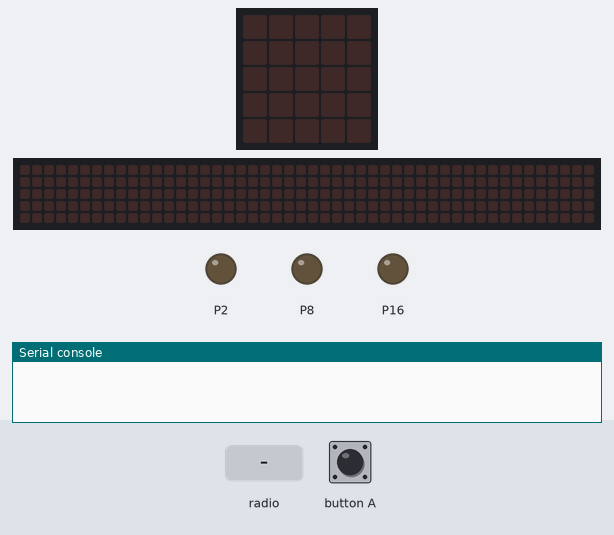
Bench run of a program on a simulated BBC micro:bit (MakeCode). Parts: the board's 5×5 LED display, a strip that is not on the board, showing the scrolling text unrolled, output pins drawn as LEDs (lit = HIGH), the last lines printed to the serial console. Dashed ring = blinking. Inputs (shaded band) come from the test bench. No radio messages arrive unless stated (any console line starting 'radio sent:' is added by the test bench); the 48×5 strip is a reading aid, not a part: it shows the text the display is scrolling, unrolled, one strip-width of it at a time.

Above: at 1.2 s.
1.3 s: button A pressed for 0.15 s
At 6.73 s:
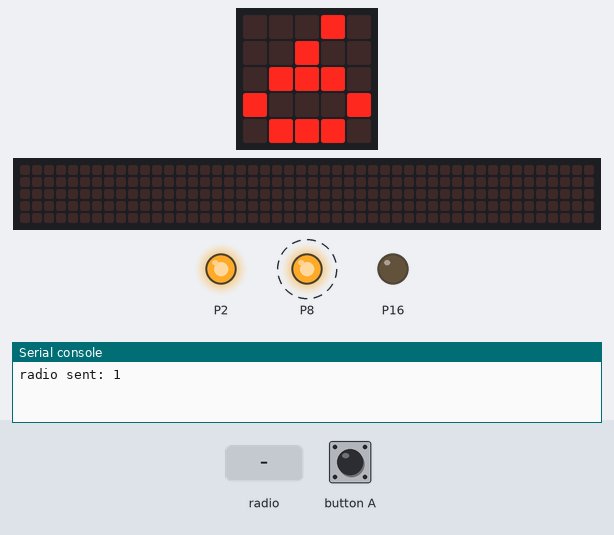
At 12.6 s:
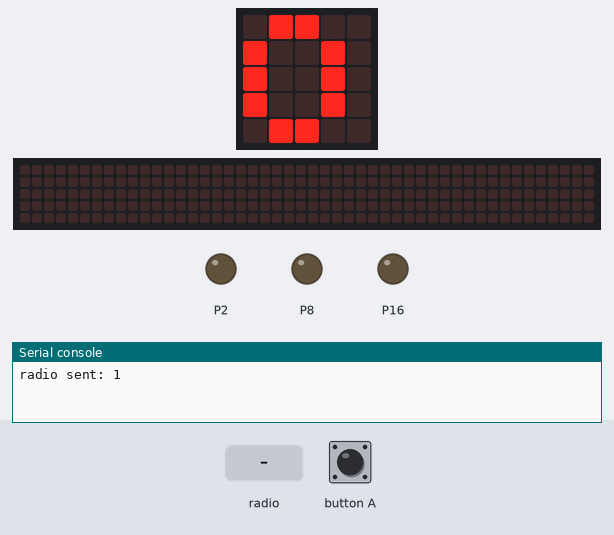
12.9 s: radio message "1" arrives
At 15.39 s:
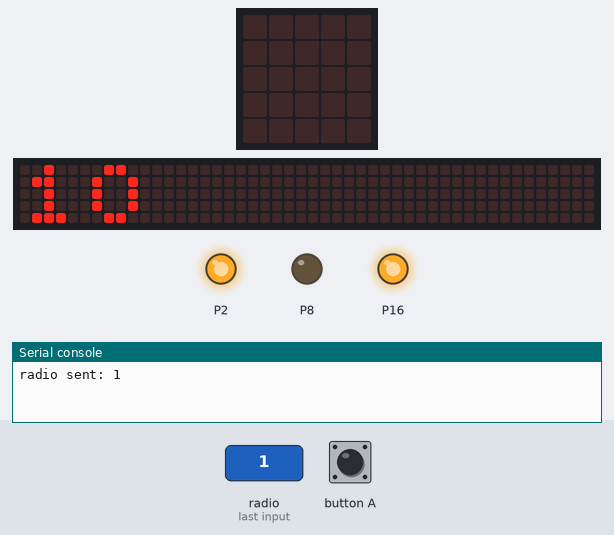
Timing chart, 0 to 21.9 s (numbered marks = the images above; inputs shaded):
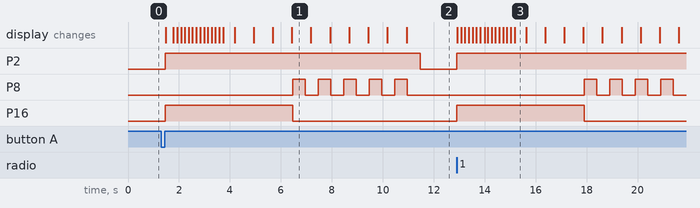

Measured:
- after the input at 1.3 s, P2: LOW → HIGH after 0.16 s, → LOW 10.0 s later; P8: alternates HIGH for 0.50 s and LOW for 0.50 s, 10 changes in all, then stays LOW, starting after 5.2 s; P16: LOW → HIGH after 0.16 s, → LOW 5.0 s later; the display: first changes after 0.18 s (image 1 shows a later state)
- after the input at 12.9 s, P2: LOW → HIGH at once; P8: alternates HIGH for 0.50 s and LOW for 0.50 s, starting after 5.0 s; P16: LOW → HIGH at once, → LOW 5.0 s later; the display: first changes at once (image 3 shows a later state)
- what the display in image 1 shows lasts 0.8 s, from 6.4 s to 7.2 s
- what the display in image 3 shows lasts 0.4 s, from 15.2 s to 15.6 s

The program:

main.ts
```typescript
radio.onReceivedNumber(function (receivedNumber) {
    radio2 = receivedNumber
    if (receivedNumber == 1) {
        Pieton = 1
    }
})
function Cycle_pieton () {
    fin_cycle_pieton = 0
    debut_cycle_pieton = 1
    pins.digitalWritePin(DigitalPin.P2, 1)
    pins.digitalWritePin(DigitalPin.P8, 0)
    pins.digitalWritePin(DigitalPin.P16, 1)
    basic.pause(5000)
    pins.digitalWritePin(DigitalPin.P16, 0)
    for (let index = 0; index < 5; index++) {
        pins.digitalWritePin(DigitalPin.P8, 1)
        basic.pause(500)
        pins.digitalWritePin(DigitalPin.P8, 0)
        basic.pause(500)
    }
    pins.digitalWritePin(DigitalPin.P2, 0)
    debut_cycle_pieton = 0
    fin_cycle_pieton = 1
    basic.pause(100)
}
input.onButtonPressed(Button.A, function () {
    Pieton = 1
    radio.sendNumber(1)
})
function Cycle_lumière () {
    fin_cycle_lumiere = 0
    debut_cycle_lumiere = 1
    pins.digitalWritePin(DigitalPin.P8, 1)
    pins.digitalWritePin(DigitalPin.P0, 1)
    basic.pause(15000)
    pins.digitalWritePin(DigitalPin.P0, 0)
    pins.digitalWritePin(DigitalPin.P1, 1)
    basic.pause(5000)
    pins.digitalWritePin(DigitalPin.P1, 0)
    pins.digitalWritePin(DigitalPin.P2, 1)
    basic.pause(10000)
    pins.digitalWritePin(DigitalPin.P2, 0)
    debut_cycle_lumiere = 0
    fin_cycle_lumiere = 1
    basic.pause(100)
}
let temps = 0
let fin_cycle_pieton = 0
let fin_cycle_lumiere = 0
let debut_cycle_pieton = 0
let debut_cycle_lumiere = 0
let Pieton = 0
let radio2 = 0
radio.setGroup(16)
radio2 = 0
Pieton = 0
debut_cycle_lumiere = 0
debut_cycle_pieton = 0
fin_cycle_lumiere = 0
fin_cycle_pieton = 0
basic.forever(function () {
    if (debut_cycle_pieton == 1) {
        for (let index2 = 0; index2 <= 10; index2++) {
            temps = index2 * -1 + 10
            basic.showNumber(temps)
        }
    }
})
basic.forever(function () {
    let debut_cycle_pieton2 = 0
    let debut_cycle_lumiere2 = 0
    if (Pieton == 1 && debut_cycle_lumiere2 == 0) {
        Cycle_pieton()
        Pieton = 0
    } else if (Pieton == 0 && debut_cycle_pieton2 == 0) {

    } else if (false) {

    } else {

    }
})
```

test.ts
```typescript
// les tests vont ici ; cela ne sera pas compilé si ce paquet est utilisé en tant qu'extension.
```
